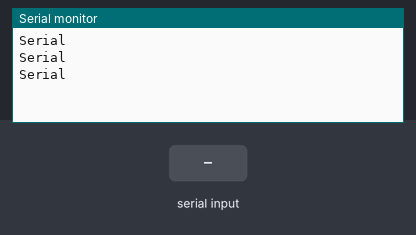
The sketch below on a simulated Arduino Uno, built with avr-gcc and run on an emulated ATmega328P. Shown: the last lines printed to the serial monitor. The inputs (shaded band) are chosen by the test bench.

Above: at 2.2 s.
2.3 s: "1" received over Serial
At 3.9 s:
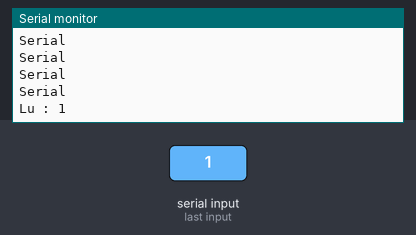
4.9 s: "0" received over Serial
At 6.3 s:
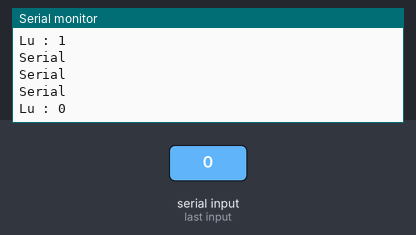
6.4 s: "2" received over Serial
At 7.9 s:
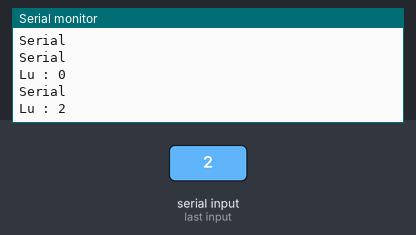

The sketch:

Uno-Test-Serial.ino
```cpp
void setup() // Uno : READER
{
  // Initializing serials
  Serial.begin(9600);

  delay(1000);
}


void loop() {
  Serial.println("Serial");

  while (Serial.available() > 0) {
    String s = Serial.readString();
    Serial.println("Lu : " + s);
  }

  delay(500);
}
```

Measured:
- after the input at 2.3 s, the serial monitor: prints a new line after 1.2 s (image 1)
- after the input at 4.9 s, the serial monitor: prints a new line after 1.1 s (image 2)
- after the input at 6.4 s, the serial monitor: prints a new line after 1.1 s (image 3)
